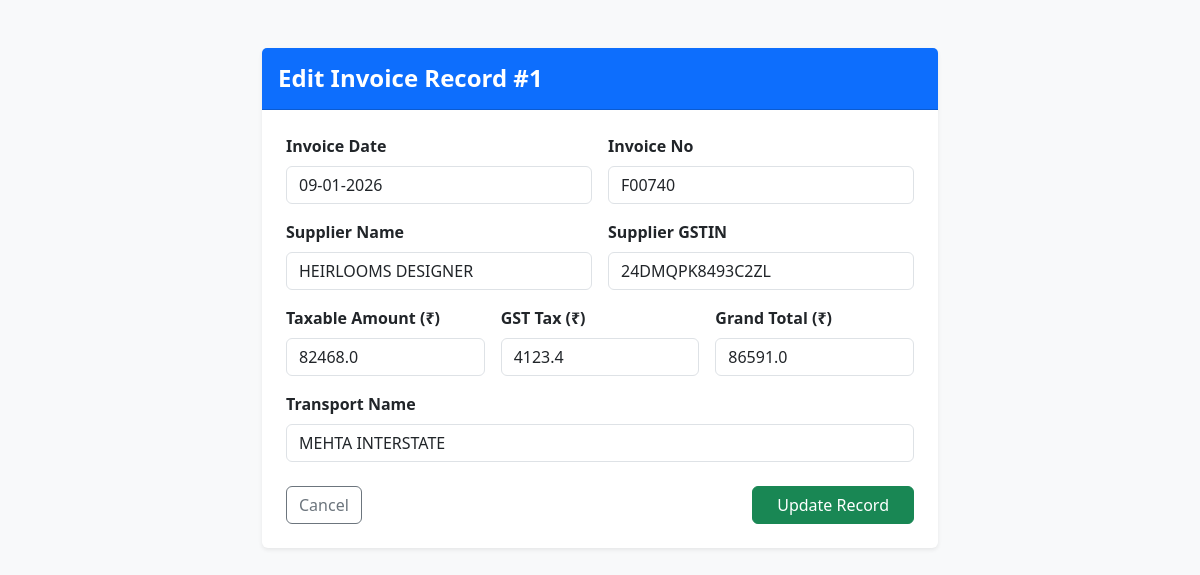
Screenshot of /edit/1 with the database file from the repository.
### tables this page shows
CREATE TABLE invoices (
            id INTEGER PRIMARY KEY AUTOINCREMENT,
            invoice_no TEXT,
            invoice_date TEXT,
            supplier_name TEXT,
            supplier_gstin TEXT,
            taxable_amt REAL,
            tax_amt REAL,
            grand_total REAL,
            transport_name TEXT,
            image_path TEXT
        );

### app.py (the view, shortened to what this page needs)
@app.route('/edit/<int:id>', methods=['GET', 'POST'])
def edit_invoice(id):
    conn = sqlite3.connect('database.db')
    cursor = conn.cursor()
    cursor.execute('SELECT * FROM invoices WHERE id = ?', (id,))
    invoice = cursor.fetchone()
    conn.close()
    return render_template('edit_invoice.html', invoice=invoice)

### templates/edit_invoice.html (shortened to what this page needs)
<!DOCTYPE html>
<html lang="en">
<head>
    <link rel="stylesheet" href="https://cdn.jsdelivr.net/npm/bootstrap@5.3.0/dist/css/bootstrap.min.css">
</head>
<body class="bg-light">
    <div class="container mt-5" style="max-width: 700px;">
        <div class="card shadow-sm border-0">
            <div class="card-header bg-primary text-white py-3">
                <h4 class="mb-0 fw-bold">Edit Invoice Record #{{ invoice[0] }}</h4>
            </div>
            <div class="card-body p-4">
                <form action="/edit/{{ invoice[0] }}" method="POST">
                    <div class="row g-3">
                        <div class="col-md-6">
                            <label class="form-label fw-bold">Invoice Date</label>
                            <input type="text" name="invoice_date" class="form-control" value="{{ invoice[2] }}" required>
                        </div>
                        <div class="col-md-6">
                            <label class="form-label fw-bold">Invoice No</label>
                            <input type="text" name="invoice_no" class="form-control" value="{{ invoice[1] }}" required>
                        </div>
                        <div class="col-md-6">
                            <label class="form-label fw-bold">Supplier Name</label>
                            <input type="text" name="supplier_name" class="form-control" value="{{ invoice[3] }}" required>
                        </div>
                        <div class="col-md-6">
                            <label class="form-label fw-bold">Supplier GSTIN</label>
                            <input type="text" name="supplier_gstin" class="form-control" value="{{ invoice[4] }}" required>
                        </div>
                        <div class="col-md-4">
                            <label class="form-label fw-bold">Taxable Amount (₹)</label>
                            <input type="number" step="0.01" name="taxable_amt" class="form-control" value="{{ invoice[5] }}" required>
                        </div>
                        <div class="col-md-4">
                            <label class="form-label fw-bold">GST Tax (₹)</label>
                            <input type="number" step="0.01" name="tax_amt" class="form-control" value="{{ invoice[6] }}" required>
                        </div>
                        <div class="col-md-4">
                            <label class="form-label fw-bold">Grand Total (₹)</label>
                            <input type="number" step="0.01" name="grand_total" class="form-control" value="{{ invoice[7] }}" required>
                        </div>
                        <div class="col-12">
                            <label class="form-label fw-bold">Transport Name</label>
                            <input type="text" name="transport_name" class="form-control" value="{{ invoice[8] }}" required>
                        </div>
                    </div>
                    <div class="d-flex justify-content-between mt-4">
                        <a href="/invoices" class="btn btn-outline-secondary">Cancel</a>
                        <button type="submit" class="btn btn-success px-4">Update Record</button>
                    </div>
                </form>
            </div>
        </div>
    </div>
</body>
</html>

### rows the page displays
invoices: id "1", invoice_date "09-01-2026", invoice_no "F00740", supplier_name "HEIRLOOMS DESIGNER", supplier_gstin "24DMQPK8493C2ZL", taxable_amt "82468.0", tax_amt "4123.4", grand_total "86591.0", transport_name "MEHTA INTERSTATE"
